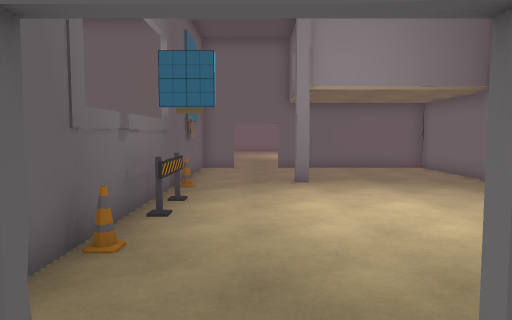
View 1 (above)

16 first-person views from a walk through a 3-D level made in the Unity game engine. The camera is 1.5 m above the floor, tilts 4° down and sees 70° across. Doors are open. The floor is counted in squares, 1 m on a side. Each view is taken from the middle of a square. On the plan, view 1 faces up. The plan holds only what a view shows up to about 16 squares ahead; the rest is blank. The place goes on beyond the plan. The player is left out. Some animated figures are not drawn.

View 2
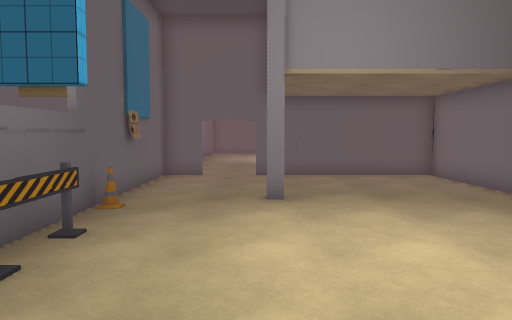

View 3
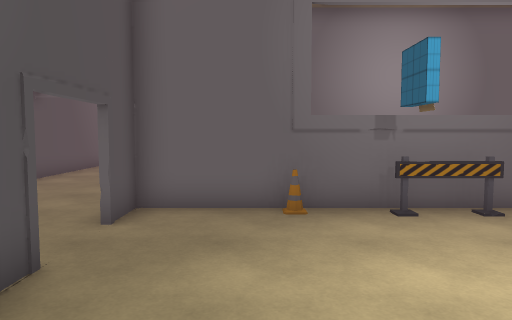

View 4
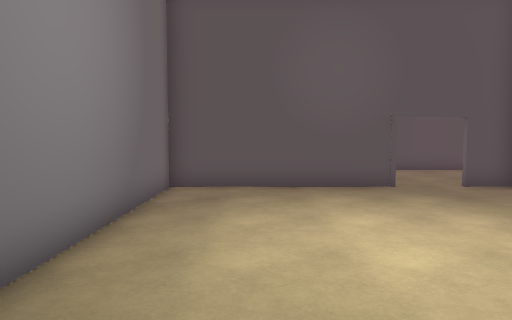

View 5
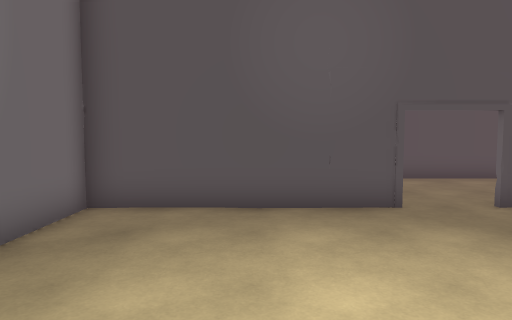

View 6
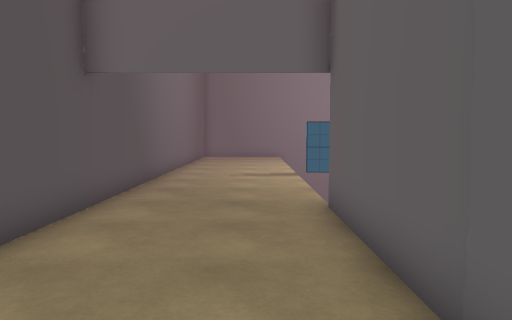

View 7
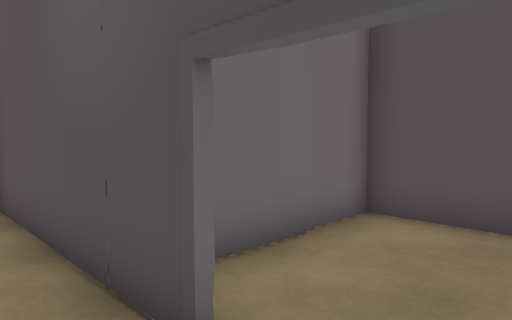

View 8
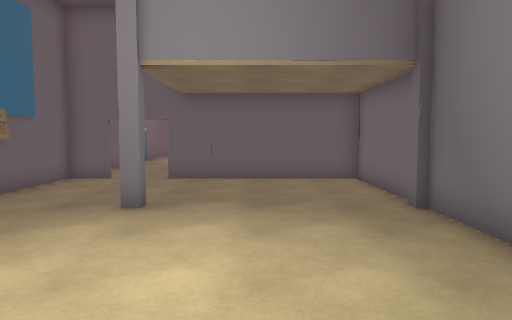

View 9
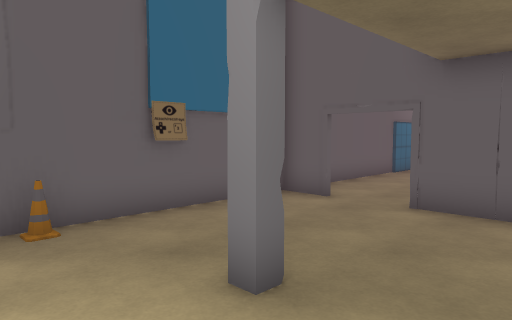

View 10
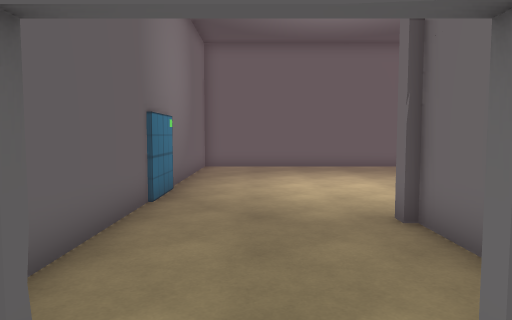

View 11
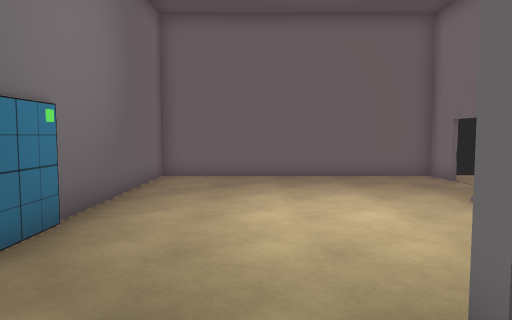

View 12
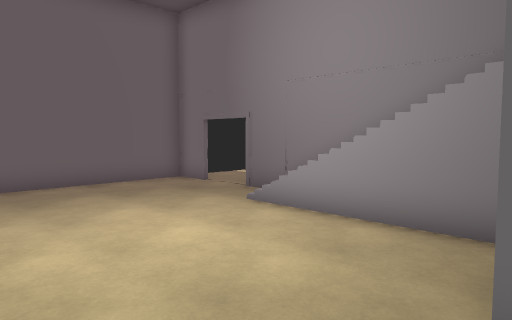

View 13
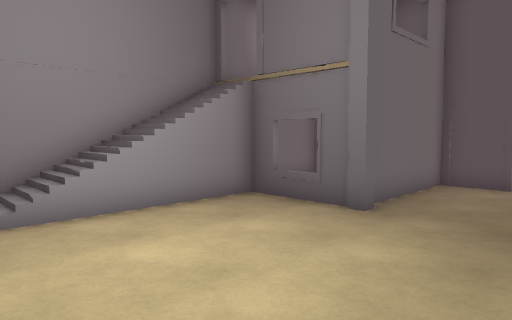

View 14
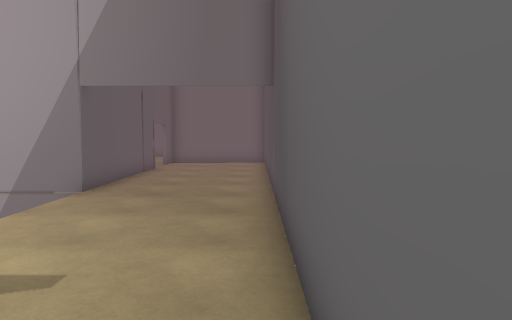

View 15
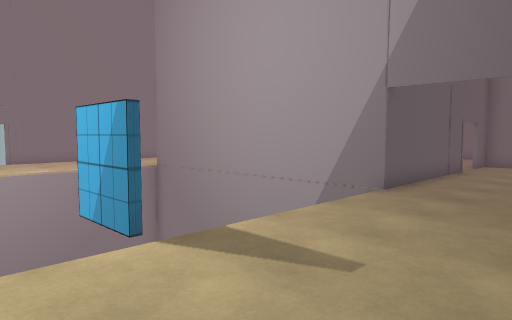

View 16
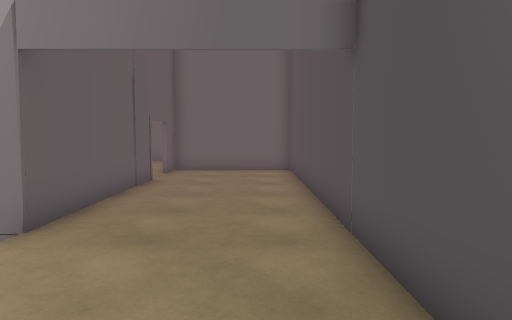

### Floor plan
Ten units are one square. View 1 is at (0, 0); x grows to the right and y downward. Boxes are objects, and circles mark ways between rooms. Rooms are numbered by the first view taken in them; rooms with no view inside come last. Other rooms are left out.
<svg viewBox="-170 -326 250 366">
<path fill="none" stroke="#000" d="M-9 -15 -75 -15M-165 35 24 35 24 -15 10 -15M17 -119 17 -114 13 -114 13 -118M73 -113 73 -118M75 -121 75 -165 70 -165M46 -165 10 -165M9 -16 75 -16 75 -114M-9 -165 -24 -165 -24 -16 -9 -16M25 -210 25 -213 58 -213 58 -265M73 -220 73 -288M73 -306 73 -321 -24 -321 -24 -186M10 -165 28 -165 28 -211"/>
<rect x="-25" y="-55" width="10" height="10" fill="#bbb"><title>cone</title></rect>
<rect x="-25" y="-85" width="10" height="10" fill="#bbb"><title>barrier</title></rect>
<rect x="-25" y="-105" width="10" height="10" fill="#bbb"><title>cone</title></rect>
<rect x="-25" y="-135" width="10" height="10" fill="#bbb"><title>other object</title></rect>
<circle cx="0" cy="-15" r="3" fill="#2a7"/>
<circle cx="0" cy="-165" r="3" fill="#2a7"/>
<text x="-80" y="10">1</text>
<text x="30" y="-90">2</text>
<text x="20" y="-250">3</text>
</svg>
Room 1 opens to room 2. Room 2 opens to room 3.

Where each view was taken, in squares from view 1:
view 1: 0 up, 0 right, facing up
view 2: 3 up, 1 right, facing up
view 3: 4 up, 5 right, facing left
view 4: 12 up, 5 right, facing down
view 5: 9 up, 4 right, facing down
view 6: 0 up, 0 right, facing left
view 7: 3 up, 1 left, facing down-right
view 8: 4 up, 4 right, facing up
view 9: 9 up, 4 right, facing up-left
view 10: 15 up, 0 right, facing up
view 11: 19 up, 1 right, facing up
view 12: 21 up, 0 right, facing up-right
view 13: 28 up, 1 left, facing down-right
view 14: 3 down, 17 left, facing right
view 15: 3 down, 17 left, facing up-right
view 16: 2 down, 13 left, facing right
